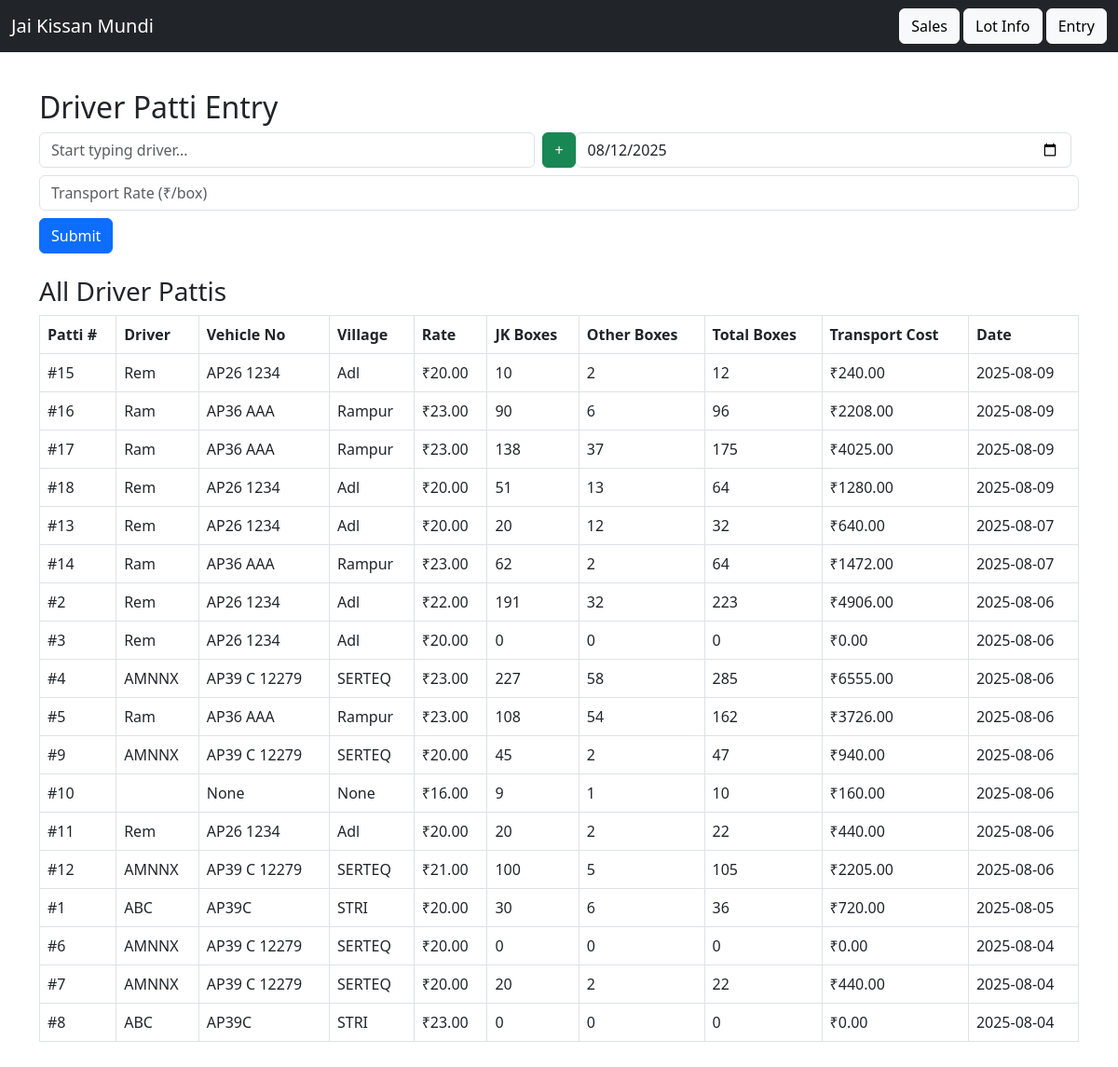
The app's page /driver_patti, older data.
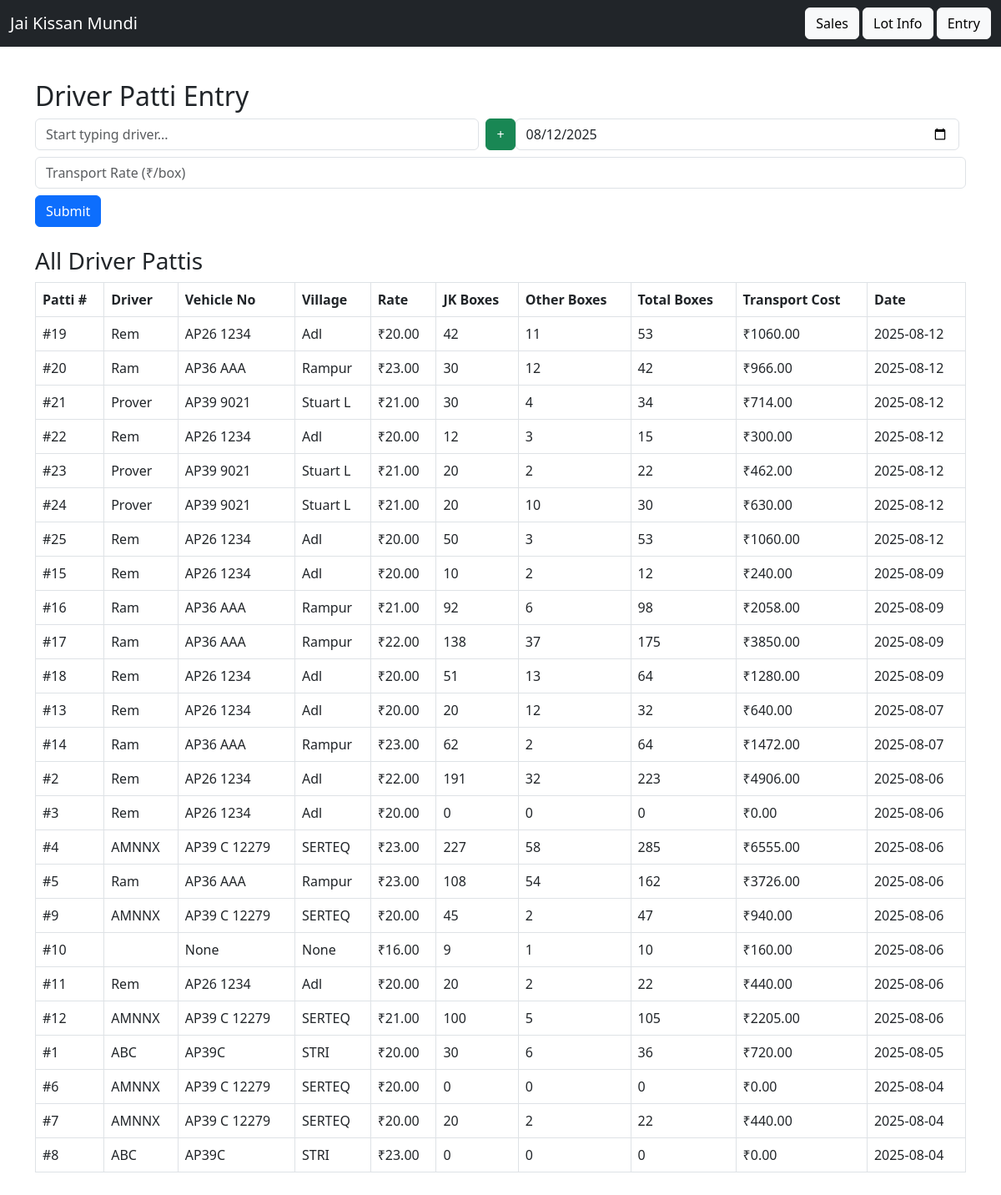
The same page, newer data.
### app/models.py (models this page shows)
class DriverPatti(db.Model):
    id = db.Column(db.Integer, primary_key=True)
    driver_id = db.Column(db.Integer, db.ForeignKey('driver.id'))
    transport_rate = db.Column(db.Float)
    date = db.Column(db.String)

### app/routes.py (the view, shortened to what this page needs)
@main.route('/driver_patti', methods=['GET', 'POST'])
def driver_patti():
    conn = get_db_connection()
    rows = conn.execute("""
        SELECT
            dp.id AS patti_id,
            d.name AS driver_name,
            d.vehicle_number,
            d.village,
            dp.transport_rate,
            dp.date,
            IFNULL(SUM(l.jk_boxes), 0) AS jk_boxes,
            IFNULL(SUM(l.other_boxes), 0) AS other_boxes,
            IFNULL(SUM(l.jk_boxes + l.other_boxes), 0) AS total_boxes,
            ROUND(IFNULL(SUM(l.jk_boxes + l.other_boxes), 0) * dp.transport_rate, 2) AS cost
        FROM driver_patti dp
        JOIN driver d ON dp.driver_id = d.id
        LEFT JOIN lot_info l ON dp.id = l.driver_patti_id
        GROUP BY dp.id
        ORDER BY dp.date DESC
    """).fetchall()
    drivers = conn.execute("SELECT * FROM driver ORDER BY name").fetchall()
    conn.close()
    today = date.today().isoformat()
    return render_template('driver_patti.html', pattis=rows, drivers=drivers, today=today)

### app/routes.py (called while the page is built)
def get_db_connection():
    conn = sqlite3.connect(DB_PATH)
    conn.row_factory = sqlite3.Row  # Allows accessing columns by name
    return conn

### app/templates/driver_patti.html (shortened to what this page needs)
{% extends 'base.html' %}
{% block content %}
<h2>Driver Patti Entry</h2>
<form method="post" class="mb-4">
<div class="mb-2 d-flex align-items-center">
  <input id="driver_search" class="form-control me-2" placeholder="Start typing driver..." required />
   <button type="button" class="btn btn-success" data-bs-toggle="modal" data-bs-target="#addDriverModal">+</button>
  <input type="date" name="date" id="patti_date" class="form-control me-2" required value="{{ today }}">
</div>
  <input type="number" step="0.01" name="transport_rate" placeholder="Transport Rate (₹/box)" class="form-control mb-2" required>
  <button type="submit" class="btn btn-primary">Submit</button>
</form>
<h3>All Driver Pattis</h3>
<table class="table table-bordered" id="pattisTable">
  <thead>
    <tr>
      <th>Patti #</th>
      <th>Driver</th>
      <th>Vehicle No</th>
      <th>Village</th>
      <th>Rate</th>
      <th>JK Boxes</th>
      <th>Other Boxes</th>
      <th>Total Boxes</th>
      <th>Transport Cost</th>
      <th>Date</th>
    </tr>
  </thead>
  <tbody>
    {% for p in pattis %}
    <tr>
      <td>#{{ p['patti_id'] }}</td>
      <td>{{ p['driver_name'] }}</td>
      <td>{{ p['vehicle_number'] }}</td>
      <td>{{ p['village'] }}</td>
      <td>₹{{ "%.2f"|format(p['transport_rate']) }}</td>
      <td>{{ p['jk_boxes'] }}</td>
      <td>{{ p['other_boxes'] }}</td>
      <td>{{ p['total_boxes'] }}</td>
      <td>₹{{ "%.2f"|format(p['cost']) }}</td>
      <td>{{ p['date'] }}</td>
    </tr>
    {% endfor %}
  </tbody>
</table>
{% endblock %}

### app/templates/base.html (shortened to what this page needs)
<!doctype html>
<html lang="en">
  <head>
<link rel="stylesheet" href="{{ url_for('static', filename='mobile.css') }}">
    <link href="https://cdn.jsdelivr.net/npm/bootstrap@5.3.0/dist/css/bootstrap.min.css" rel="stylesheet">
<link rel="stylesheet" href="https://cdnjs.cloudflare.com/ajax/libs/awesomplete/1.1.5/awesomplete.min.css" />
  </head>
  <body>
    <nav class="navbar navbar-dark bg-dark mb-4">
      <div class="container-fluid">
        <a class="navbar-brand" href="/">Jai Kissan Mundi</a>
        <div>
          <a class="btn btn-light" href="/sales">Sales</a>
          <a class="btn btn-light" href="/lots">Lot Info</a>
          <a class="btn btn-light" href="/entry">Entry</a>
        </div>
      </div>
    </nav>
    <div class="container">
      {% block content %}{% endblock %}
    </div>
  </body>
</html>

### app/static/mobile.css (style rules this page uses)
:root { --space-1: .5rem; --space-2: .75rem; --space-3: 1rem; --radius: 12px; --brand: #0f766e; }
html, body { height: 100%; }
body { margin: 0; font-family: system-ui, -apple-system, Segoe UI, Roboto, Arial, sans-serif; font-size: 16px; line-height: 1.35; background: #fafafa; color: #111; }
.container { max-width: 960px; margin: 0 auto; padding: var(--space-3); }
input, select, textarea { width: 100%; padding: .8rem .9rem; border: 1px solid #e5e7eb; border-radius: 10px; background: #fff; font-size: 16px; }
.btn { display: inline-flex; align-items: center; justify-content: center; gap: .5rem; padding: .9rem 1rem; border: 0; border-radius: 999px; background: var(--brand); color: #fff; font-weight: 600; text-decoration: none; cursor: pointer; }
table { width: 100%; border-collapse: collapse; }
th, td { padding: .7rem; border-bottom: 1px dashed #ddd; text-align: left; }

Row changes from the older to the newer data that the page shows:
added DriverPatti: patti_id "19", driver_name "Rem", vehicle_number "AP26 1234", village "Adl", transport_rate "20.00", jk_boxes "42", other_boxes "11", total_boxes "53", cost "1060.00", date "2025-08-12"
added DriverPatti: patti_id "20", driver_name "Ram", vehicle_number "AP36 AAA", village "Rampur", transport_rate "23.00", jk_boxes "30", other_boxes "12", total_boxes "42", cost "966.00", date "2025-08-12"
added DriverPatti: patti_id "21", driver_name "Prover", vehicle_number "AP39 9021", village "Stuart L", transport_rate "21.00", jk_boxes "30", other_boxes "4", total_boxes "34", cost "714.00", date "2025-08-12"
added DriverPatti: patti_id "22", driver_name "Rem", vehicle_number "AP26 1234", village "Adl", transport_rate "20.00", jk_boxes "12", other_boxes "3", total_boxes "15", cost "300.00", date "2025-08-12"
added DriverPatti: patti_id "23", driver_name "Prover", vehicle_number "AP39 9021", village "Stuart L", transport_rate "21.00", jk_boxes "20", other_boxes "2", total_boxes "22", cost "462.00", date "2025-08-12"
added DriverPatti: patti_id "24", driver_name "Prover", vehicle_number "AP39 9021", village "Stuart L", transport_rate "21.00", jk_boxes "20", other_boxes "10", total_boxes "30", cost "630.00", date "2025-08-12"
added DriverPatti: patti_id "25", driver_name "Rem", vehicle_number "AP26 1234", village "Adl", transport_rate "20.00", jk_boxes "50", other_boxes "3", total_boxes "53", cost "1060.00", date "2025-08-12"
changed DriverPatti id 16: transport_rate "23.00" → "21.00"; jk_boxes "90" → "92"; total_boxes "96" → "98"; cost "2208.00" → "2058.00"
changed DriverPatti id 17: transport_rate "23.00" → "22.00"; cost "4025.00" → "3850.00"
